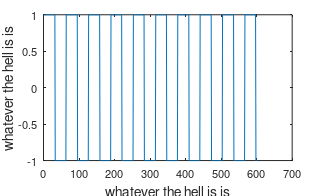

The MATLAB script that drew this image:
% script created by Richard Balson 17/02/2012
% This script is used to create pulse trains similar to those used in
% neuromodulation. These pulse trains will be used for images

% description
% ~~~~~~~~~~~
% Pulse train image creator

% last edit
% ~~~~~~~~~


% next edit
% ~~~~~~~~~

% Beginning of script
% ~~~~~~~~~~~~~~~~~~~~~

% Clear workspace
% ~~~~~~~~~~~
clear
close all
clc



% Pulse train code
% ~~~~~~~~~~~~

t= 0:0.1:60;
y = square(t,50);

% defines bits for plotting
% ~~~~~~~~~~~~~~~~~~~~~~~~~
label_fontsize = 10;            % point
tick_fontsize = 8;              % point
fig_left_pos = 5;               % cms
fig_bottom_pos = 5;             % cms
fig_width = 8.2;                % cms
fig_height = 5;                 % cms
fig_dirname = 'c:\';              % default directory for figure files
fig_name = 'Pulsetrain.fig';
fig_dirandname = [fig_dirname fig_name];

% Plot 
% ~~~~~~~~~~~~~~~~~~~~~

figure('name','Pulsetrain',...
    'units','centimeters',...
    'position',[fig_left_pos fig_bottom_pos fig_width fig_height],...
    'papersize',[fig_width fig_height],...
    'filename',fig_dirandname,...
    'PaperPositionMode','auto')
plot(y)
set(gca,'fontsize',tick_fontsize)
xlabel('whatever the hell is is','fontsize',label_fontsize)
ylabel('whatever the hell is is','fontsize',label_fontsize)